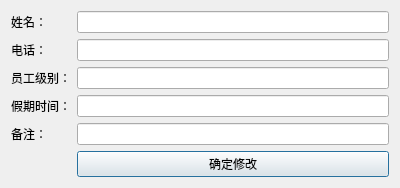
<?xml version="1.0" encoding="UTF-8"?>
<ui version="4.0">
 <class>Alter</class>
 <widget class="QDialog" name="Alter">
  <property name="geometry">
   <rect>
    <x>0</x>
    <y>0</y>
    <width>400</width>
    <height>165</height>
   </rect>
  </property>
  <property name="windowTitle">
   <string>Dialog</string>
  </property>
  <property name="styleSheet">
   <string notr="true">font: 12pt &quot;Arial&quot;;</string>
  </property>
  <layout class="QFormLayout" name="formLayout">
   <item row="0" column="0">
    <widget class="QLabel" name="label">
     <property name="styleSheet">
      <string notr="true">font: 12pt &quot;Arial&quot;;</string>
     </property>
     <property name="text">
      <string>姓名：</string>
     </property>
    </widget>
   </item>
   <item row="0" column="1">
    <widget class="QLineEdit" name="lineEdit">
     <property name="styleSheet">
      <string notr="true">font: 12pt &quot;Arial&quot;;</string>
     </property>
    </widget>
   </item>
   <item row="1" column="0">
    <widget class="QLabel" name="label_2">
     <property name="styleSheet">
      <string notr="true">font: 12pt &quot;Arial&quot;;</string>
     </property>
     <property name="text">
      <string>电话：</string>
     </property>
    </widget>
   </item>
   <item row="1" column="1">
    <widget class="QLineEdit" name="lineEdit_2">
     <property name="styleSheet">
      <string notr="true">font: 12pt &quot;Arial&quot;; </string>
     </property>
    </widget>
   </item>
   <item row="2" column="0">
    <widget class="QLabel" name="label_3">
     <property name="styleSheet">
      <string notr="true">font: 12pt &quot;Arial&quot;;</string>
     </property>
     <property name="text">
      <string>员工级别：</string>
     </property>
    </widget>
   </item>
   <item row="2" column="1">
    <widget class="QLineEdit" name="lineEdit_3">
     <property name="styleSheet">
      <string notr="true">font: 12pt &quot;Arial&quot;;</string>
     </property>
    </widget>
   </item>
   <item row="3" column="0">
    <widget class="QLabel" name="label_4">
     <property name="styleSheet">
      <string notr="true">font: 12pt &quot;Arial&quot;;</string>
     </property>
     <property name="text">
      <string>假期时间：</string>
     </property>
    </widget>
   </item>
   <item row="3" column="1">
    <widget class="QLineEdit" name="lineEdit_4">
     <property name="styleSheet">
      <string notr="true">font: 12pt &quot;Arial&quot;;</string>
     </property>
    </widget>
   </item>
   <item row="4" column="0">
    <widget class="QLabel" name="label_5">
     <property name="text">
      <string>备注：</string>
     </property>
    </widget>
   </item>
   <item row="4" column="1">
    <widget class="QLineEdit" name="lineEdit_5">
     <property name="styleSheet">
      <string notr="true">font: 12pt &quot;Arial&quot;;</string>
     </property>
    </widget>
   </item>
   <item row="5" column="1">
    <widget class="QPushButton" name="pushButton">
     <property name="text">
      <string>确定修改</string>
     </property>
    </widget>
   </item>
  </layout>
 </widget>
 <resources/>
 <connections/>
</ui>
